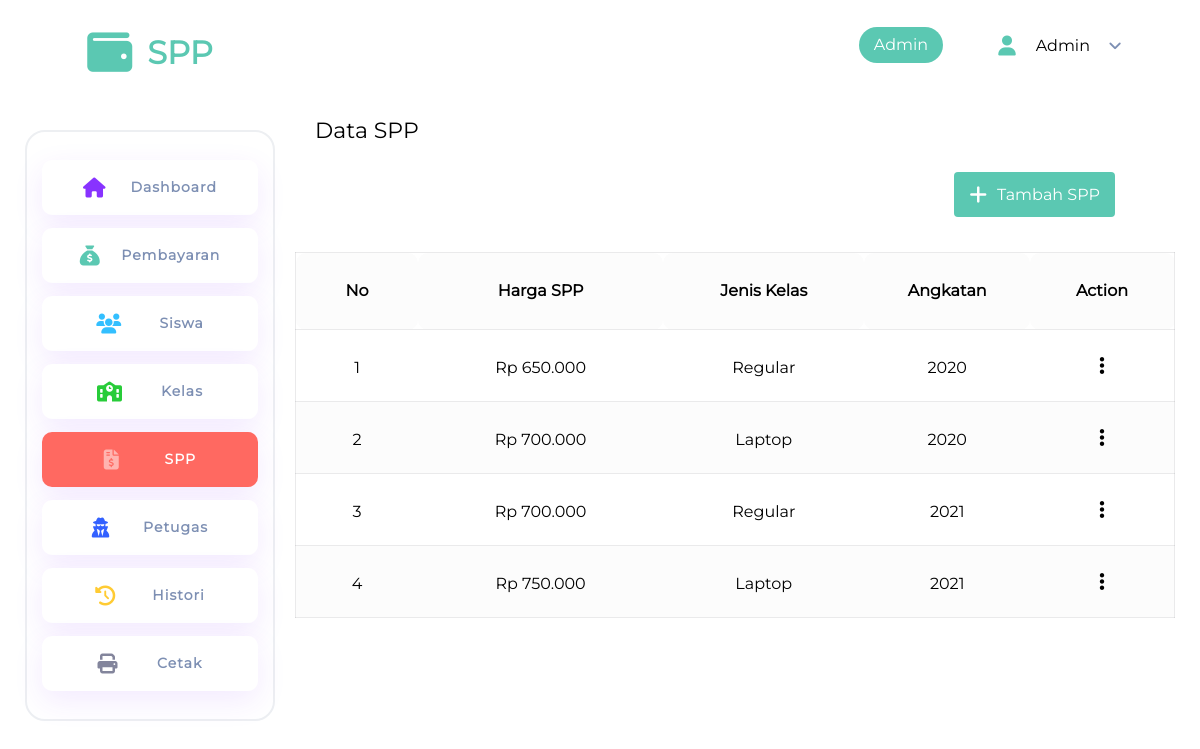
The app's page /spp/index.php (signed in) with its own data.
### tables this page shows
CREATE TABLE `spp` (
  `id_spp` int(11) NOT NULL,
  `harga_spp` int(11) NOT NULL,
  `jenis_kelas` enum('regular','laptop') NOT NULL,
  `tahun_angkatan` year(4) NOT NULL
);

### app/query.php (called while the page is built, shortened)
<?php
function query($query, $returnFetch = true, $returnInArray = false)
{
    global $koneksi;
    $query = mysqli_query($koneksi, $query);
    return $query;
}
function getAllSpp()
{
    return query("SELECT * FROM spp ORDER BY harga_spp", false);
}

### spp/index.php (the view, shortened to what this page needs)
<?php
include '../templates/header.php';
?>
<link rel="stylesheet" href="<?=homeUrl()?>/assets/css/page/form.css">
<h1 class="page-title">Data SPP</h1>
<div class="header-container">
    <a class="button bg-green" href="insert.php"
        style="display:flex; padding: 15px 15px; height: 45px; align-items:center; gap:10px">
        <li class="ico ico-plus c-white"></li>Tambah SPP
    </a>
</div>
<table class="table" style="text-align: center;">
    <thead>
        <tr>
            <th>No</th>
            <th>Harga SPP</th>
            <th>Jenis Kelas</th>
            <th>Angkatan</th>
            <th>Action</th>
        </tr>
    </thead>
    <tbody>
        <?php
$data = getAllSpp();
$i = 1;
foreach ($data as $spp):
    ?>
        <tr>
            <td><?=$i?></td>
            <td><?=toRupiah($spp['harga_spp'])?></a>
            </td>
            <td><?=ucfirst($spp['jenis_kelas'])?></td>
            <td><?=$spp['tahun_angkatan']?></td>
            <td align="center">
                <div class="dropdown">
                    <button class="button button-transparent" data-toggle="dropdown">
                        <li class="ico ico-ellipsis-v c-black"></li>
                    </button>
                </div>
            </td>
        </tr>
        <?php
$i++;
endforeach;
?>
    </tbody>
</table>
<?php
include '../templates/footer.php';
?>

### assets/css/app.css (style rules this page uses)
*, body, html { position: relative; margin: 0; padding: 0; box-sizing: border-box; font-family: "Montserrat", sans-serif !important; -webkit-font-smoothing: antialiased; }
a { text-decoration: none; color: #0056b3; }
li { list-style-type: none; }
.page-title { font-size: 22px; margin: 30px 20px; }

### assets/css/page/form.css (style rules this page uses)
.header-container { display: grid; grid-template-columns: auto auto; justify-content: space-between; align-items: center; padding: 0 40px 0 0; margin: 0 20px 35px 20px; gap: 15px; justify-items: end; }
td .dropdown { width: 25px; }

### assets/css/components/colors.css (style rules this page uses)
:root { --color-danger: rgb(255 102 51); --color-info: rgb(51 191 255); --color-success: rgb(40 204 57); --color-sky: rgb(51 97 255); --color-warning: rgb(255 203 51); --color-primary: rgb(136 51 255); --color-secondary: rgb(125 143 179); --color-green-pastel: rgb(91 200 178); --color-red-pastel: rgb(255 105 97); --color-yellow-pastel: rgb(253 253 150); --neutral-gray-dark: rgb(84 85 99); --neutral-black: rgb(43 43 67); --neutral-gray: rgb(131 133 156); --color-gray: rgb(188 190 200); --badge-bg-success: rgb(235 249 241); --badge-success: rgb(31 146 84); --badge-bg-danger: rgb(251 231 232); --badge-danger: rgb(163 13 17); --badge-bg-warning: rgb(242 242 186); --badge-warning: rgb(163 83 13); --badge-bg-info: rgba(188, 186, 242, 0.45); --badge-info: rgb(31, 13, 163); --hover-brightness: 0.9; --icon-size: 20px; --logo-size: 45px; }
.c-black { color: black !important; }
.c-white { color: white !important; }
.bg-green { background-color: var(--color-green-pastel) !important; }

### assets/css/components/button.css (style rules this page uses)
.button { border-radius: 4px; padding: 5px 10px; border: none; cursor: pointer; transition: all 250ms; }
.button.button-transparent { background-color: transparent; }
.button.bg-danger, .button.bg-success, .button.bg-info, .button.bg-primary, .button.bg-sky, .button.bg-red, .button.bg-green { color: white; }

### assets/css/components/table.css (style rules this page uses)
.table { margin: 30px 0; width: 100%; overflow-x: auto; }
tr { transition: 200ms all ease-in-out; border: 1px solid rgba(85, 86, 90, 0.12) !important; }
th { font-weight: bold !important; }
.table thead tr { background-color: #fcfcfc !important; }
.table thead tr * { border-radius: 10px; padding: 30px 0 !important; vertical-align: middle !important; }
.table tr:nth-child(even) { background-color: #fcfcfc; }
th, td { padding: 20px 35px !important; }

### assets/css/components/dropdown.css (style rules this page uses)
.dropdown { position: relative; gap: 15px; width: auto; min-width: 25px; }

### assets/css/components/circle.css (style rules this page uses)
:root { --circle-sky: rgba(51, 99, 255, 0.35); --circle-red: rgba(255, 105, 97, 0.35); --circle-green: rgba(91, 200, 178, 0.35); }

### records on screen
spp: harga_spp "Rp 650.000", jenis_kelas "Regular", tahun_angkatan "2020"
spp: harga_spp "Rp 700.000", jenis_kelas "Laptop", tahun_angkatan "2020"
spp: harga_spp "Rp 700.000", jenis_kelas "Regular", tahun_angkatan "2021"
spp: harga_spp "Rp 750.000", jenis_kelas "Laptop", tahun_angkatan "2021"

### other values on screen
getLevel() "Admin"
getUName() "Admin"
